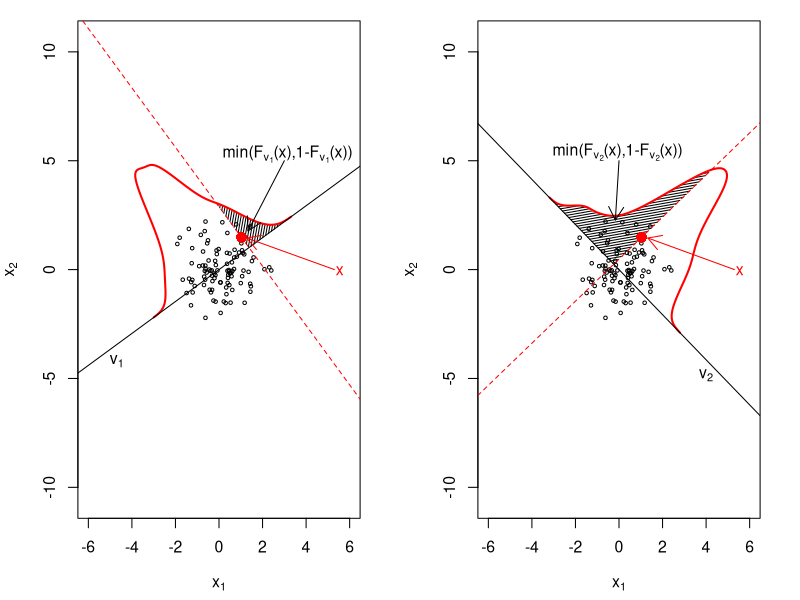

R code for this plot:
# Master Thesis Plots

# Random Tukey Depth

#install.packages("mgcv")
library(mgcv)


print = T

set.seed(1)
V = matrix(c(1,0,0,1), nc = 2)
a <- rmvn(100, mu = c(0,0), V)
a.point <- c(1.03302370,  1.480399899)
p1 <- c(0.8064921,  0.59124484)
p2 <- c(0.69473088, -0.71926977)
ratio <- p1[2]/p1[1]

a.p1 <- p1 %*% t(a)
a.p1.density.x <- density(a.p1)$x
a.p1.density.y <- density(a.p1)$y
#a.p1.density.y <- rep(0, length(a.p1.density.x))

seq <- seq(-10,10,by = 0.01)
seq.p1 <- seq*ratio

scale <- 15
a.p1.density.y.transf <- a.p1.density.y*scale

graph.dim <- 1.1

if(print == T){
pdf("fig3.pdf", width = 10, height = 4.7)
}
par(mfrow = c(1,2), mar = c(4.2, 4, 1, 2) + 0.1, cex = 0.95)

lim <- 6
cex = 1/2
des.pol <- 40


seq.point <- -seq/ratio + a.point[2]


seq.polygon1 <- seq.polygon2 <- 355:512


polygon1 <- t(rbind(a.p1.density.x,a.p1.density.x*ratio))
polygon2 <- t(rbind(a.p1.density.x - a.p1.density.y.transf*p1[2],a.p1.density.x*ratio + a.p1.density.y.transf*p1[1]))
pol1.seq <- polygon1[seq.polygon1,]
pol2.seq <- polygon2[seq.polygon2,]
rev.pol2.seq <- polygon2[rev(seq.polygon2),]



plot(a, xlab = expression("x"[1]), ylab = expression("x"[2]), asp = 1, cex = cex, xlim = c(-lim,lim), ylim = c(-lim,lim))
polygon(rbind(pol1.seq,rev.pol2.seq), col = NA, angle = 80, border = NA, lty = 1,density = des.pol)
lines((a.p1.density.x - a.p1.density.y.transf*p1[2]),a.p1.density.x*ratio + a.p1.density.y.transf*p1[1], col = "red", lwd = 2)
lines(seq,seq.p1)
lines(seq+a.point[1], seq.point, col = "red", lty = 2)
points(a.point[1],a.point[2] , col = "red", cex = cex*3, pch = 16)
arrows(3,5,a.point[1]+0.3,a.point[2]+0.3, length = 0.15)
text(3.15,5.3, label = expression("min(F"["v"[1]]*"(x),1-F"["v"[1]]*"(x))"), col = "black")
text(-4.7,-4.2, label = expression("v"[1]))

arrows(5.3,0,a.point[1]+0.24,a.point[2]-0.03, length = 0.15, col = "red")
text(5.55,-0.05,label = "x", col = "red")


p1 <- c(0.69473088, -0.71926977)
ratio <- p1[2]/p1[1]

a.p1 <- p1 %*% t(a)
a.p1.density.x <- density(a.p1)$x
a.p1.density.y <- density(a.p1)$y
#a.p1.density.y <- rep(0, length(a.p1.density.x))

seq <- seq(-10,10,by = 0.01)
seq.p1 <- seq*ratio

scale <- 15
a.p1.density.y.transf <- a.p1.density.y*scale

lim <- 6
cex = 1/2

seq.point <- -seq/ratio + a.point[2]



seq.polygon1 <- seq.polygon2 <- 1:253


polygon1 <- t(rbind(a.p1.density.x,a.p1.density.x*ratio))
polygon2 <- t(rbind(a.p1.density.x - a.p1.density.y.transf*p1[2],a.p1.density.x*ratio + a.p1.density.y.transf*p1[1]))
pol1.seq <- polygon1[seq.polygon1,]
pol2.seq <- polygon2[seq.polygon2,]
rev.pol2.seq <- polygon2[rev(seq.polygon2),]

plot(a, xlab = expression("x"[1]), ylab = expression("x"[2]), asp = 1, cex = cex, xlim = c(-lim,lim), ylim = c(-lim,lim))
polygon(rbind(pol1.seq,rev.pol2.seq), col = NA, angle = 10, border = NA, lty = 1,density = des.pol)
lines((a.p1.density.x - a.p1.density.y.transf*p1[2]),a.p1.density.x*ratio + a.p1.density.y.transf*p1[1], col = "red", lwd = 2)

lines(seq,seq.p1)
lines(seq+a.point[1], seq.point, col = "red", lty = 2)
points(a.point[1],a.point[2] , col = "red", cex = cex*3, pch = 16)

arrows(0,5,a.point[1]-1.2,a.point[2]+0.8, length = 0.15)
text(-0.07,5.4,label = expression("min(F"["v"[2]]*"(x),1-F"["v"[2]]*"(x))"))
text(4.0,-4.85, label = expression("v"[2]))

arrows(5.3,0,a.point[1]+0.29,a.point[2]-0.03, length = 0.15, col = "red")
text(5.55,-0.05,label = "x", col = "red")

if(print == T){
dev.off()
}


par(mfrow = c(1,1))
